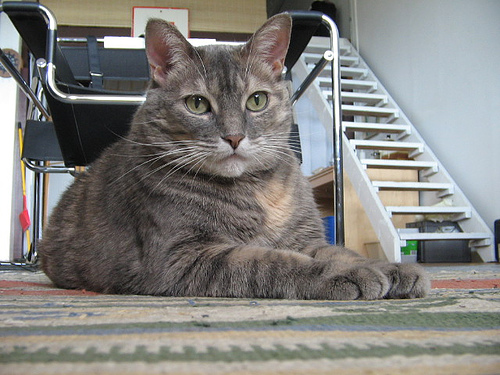
#> input picture src/data/extracted_images/n02123045/n02123045_10187.JPEG, 500 x 375 px; its folder holds only this picture in this run
$ python process_imagenet.py
#> lines starting #> are read from the running program, lines starting #| are printed output that depends on the picture
import os
from PIL import Image
import cv2
import numpy as np
from tqdm import tqdm

# 设置路径与参数
EXTRACT_DIR = './extracted_images'      # 解压后的原始图像
OUTPUT_DIR = './processed_images-ref'       # 增强并统一尺寸后的图像
HIST_DIR = os.path.join(OUTPUT_DIR, 'histograms')  # 直方图保存路径
TARGET_SIZE = (256, 256)                # 图像标准化尺寸
ENHANCE_MODE = ['equalize', 'clahe', 'stretch', 'gamma']

os.makedirs(OUTPUT_DIR, exist_ok=True)
os.makedirs(HIST_DIR, exist_ok=True)


# Step 2: 多种图像增强方法实现
def enhance_histogram(img_np, mode):
    # 转换为 YCrCb 颜色空间，提取亮度通道 Y
    ycrcb = cv2.cvtColor(img_np, cv2.COLOR_RGB2YCrCb)
    y = ycrcb[:, :, 0]
    y_ori = y.copy()

    if mode == 'equalize':
        # 方式 1：全局直方图均衡化（最常用）
        y_eq = cv2.equalizeHist(y)

    elif mode == 'clahe':
        # 方式 2：自适应直方图均衡化（局部增强 + 限制对比度）
        clahe = cv2.createCLAHE(clipLimit=2.0, tileGridSize=(8, 8))
        y_eq = clahe.apply(y)

    elif mode == 'stretch':
        # 方式 3：线性对比度拉伸，将 y 范围归一化到 [0, 255]
        y_min, y_max = np.min(y), np.max(y)
        if y_max - y_min < 1:
            # 避免除以接近零造成黑图
            y_eq = y.copy()
            print(f"⚠️ Stretch skipped due to narrow dynamic range: min={y_min}, max={y_max}")
        else:
            # 使用 float 精度进行拉伸，再转回 uint8
            y_eq = ((y.astype(np.float32) - y_min) * 255.0 / (y_max - y_min)).clip(0, 255).astype(np.uint8)

    elif mode == 'gamma':
        # 方式 4：Gamma 校正（提升暗部细节）
        gamma = 1.5  # 可调整为 <1（提亮）或 >1（压暗）
        y_norm = y / 255.0
        y_eq = np.power(y_norm, gamma) * 255
        y_eq = np.clip(y_eq, 0, 255).astype(np.uint8)

    else:
        raise ValueError(f"未知增强模式：{ENHANCE_MODE}")

    # 将增强后的 Y 通道与原 CrCb 合并，转回 RGB
    ycrcb[:, :, 0] = y_eq
    enhanced = cv2.cvtColor(ycrcb, cv2.COLOR_YCrCb2RGB)
    return enhanced, y_ori, y_eq

def draw_histogram_comparison(original_y, enhanced_y, out_path, title):
    import matplotlib.pyplot as plt

    fig, axes = plt.subplots(1, 2, figsize=(10, 4), sharey=True)

    # 左图：增强前
    axes[0].hist(original_y.ravel(), bins=256, range=[0, 256], color='blue', alpha=0.7)
    axes[0].set_title('Before Enhancement')
    axes[0].set_xlabel('Pixel Intensity')
    axes[0].set_ylabel('Frequency')

    # 右图：增强后
    axes[1].hist(enhanced_y.ravel(), bins=256, range=[0, 256], color='red', alpha=0.7)
    axes[1].set_title('After Enhancement')
    axes[1].set_xlabel('Pixel Intensity')

    fig.suptitle(f'Y Channel Histogram Comparison: {title}', fontsize=12)
    fig.tight_layout(rect=[0, 0.03, 1, 0.95])
    plt.savefig(out_path)
    plt.close()

# Step 3: 遍历图像并处理
for synset in tqdm(os.listdir(EXTRACT_DIR), desc='Processing synsets'):
    synset_path = os.path.join(EXTRACT_DIR, synset)
    output_synset_path = os.path.join(OUTPUT_DIR, synset)
    os.makedirs(output_synset_path, exist_ok=True)

    for img_file in os.listdir(synset_path):
        if not img_file.lower().endswith(('.jpg', '.jpeg', '.png')):
            continue
        img_path = os.path.join(synset_path, img_file)
        try:
            with Image.open(img_path) as img:
#> img is the input picture: PIL image 500x375 RGB; mean R, G, B 131, 129.7, 126.4
                img = img.convert('RGB')
                img = img.resize(TARGET_SIZE, Image.Resampling.LANCZOS)
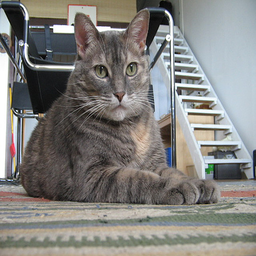
#> img: PIL image 256x256 RGB; mean R, G, B 131, 129.7, 126.3
                img_np = np.array(img)

                for mode in ENHANCE_MODE:
                    # enhance the image
                    img_enhanced, y_before, y_after = enhance_histogram(img_np, mode)

                    # Path: the enhanced image
                    mode_output_path = os.path.join(output_synset_path, mode)
                    os.makedirs(mode_output_path, exist_ok=True)
                    img_path = os.path.join(mode_output_path, img_file)

                    # Path: the histogram comparison
                    hist_output_path = os.path.join(HIST_DIR, mode)
                    os.makedirs(hist_output_path, exist_ok=True)
                    hist_path = os.path.join(hist_output_path, f"{os.path.splitext(img_file)[0]}_hist.png")

                    # Skip
                    if os.path.exists(img_path) and os.path.exists(hist_path):
                        print(f"⚠️ 跳过已存在的图像: {img_path} 和直方图: {hist_path}")
                        continue

                    # Save the enhanced image and histogram
                    Image.fromarray(img_enhanced).save(img_path, 'JPEG')
                    draw_histogram_comparison(y_before, y_after, hist_path, f"{synset}/{img_file} [{mode}]")

                    print(f"✅ {mode.upper()}增强完成: {img_path}")
#> this loop made 4 passes
#> (y_min in enhance_histogram, y_max in enhance_histogram) on pass 3: (1, 255)
#> pass 1, in enhance_histogram, `y = ycrcb[:, :, 0]`:
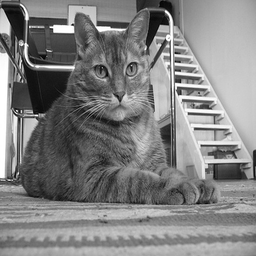
#> y: shape (256, 256); min 1, max 255, mean 129.7
#> pass 1, in enhance_histogram, `y_eq = cv2.equalizeHist(y)`:
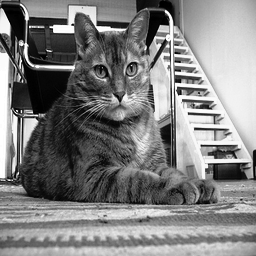
#> y_eq: shape (256, 256); min 0, max 255, mean 128.2
#> pass 1, in enhance_histogram, `enhanced = cv2.cvtColor(ycrcb, cv2.COLOR_YCrCb2RGB)`:
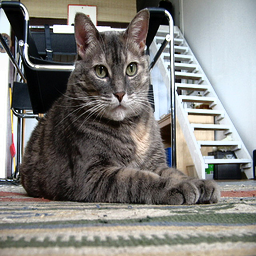
#> enhanced: shape (256, 256, 3); mean R, G, B 129.5, 128.2, 124.7
#> pass 1, in draw_histogram_comparison, `plt.savefig(out_path)`:
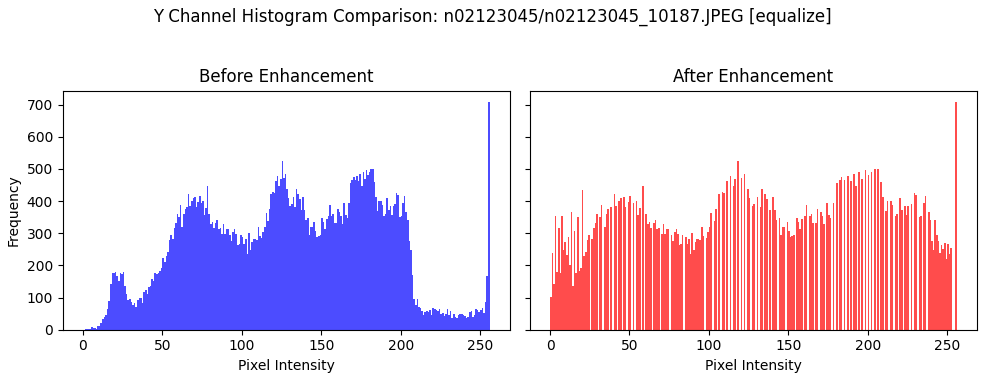
#> figure drawn by matplotlib, 2 panels; panel 1: tallest bar 708 high, from x = 255 to 256
#> pass 2, in draw_histogram_comparison (call 2), `plt.savefig(out_path)`:
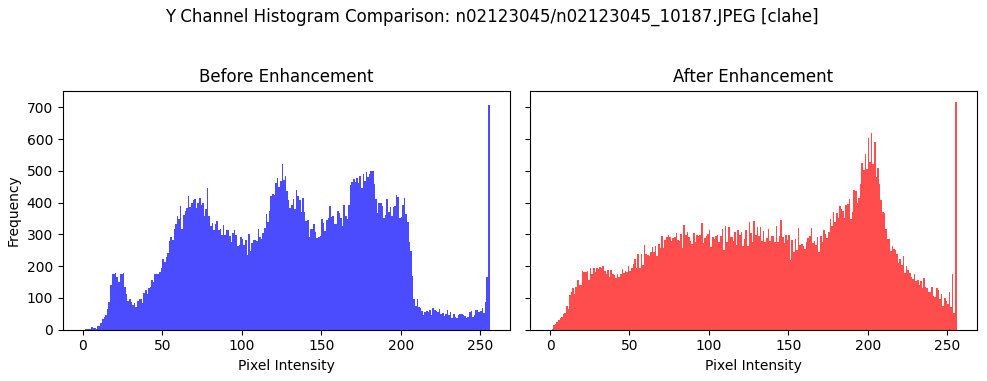
#> figure drawn by matplotlib, 2 panels; panel 1: tallest bar 708 high, from x = 255 to 256
#> after the loop:
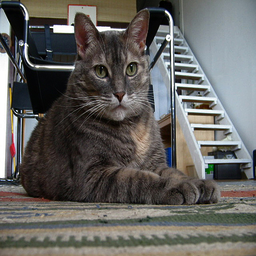
#> img_enhanced: shape (256, 256, 3); mean R, G, B 99.9, 98.6, 95.2

        except Exception as e:
            print(f"❌ 跳过损坏图像: {img_path}, 错误: {e}")
#> pass 2 of the loop `for synset in tqdm(os.listdir(EXTRACT_DIR), desc='Processing synsets'):`:
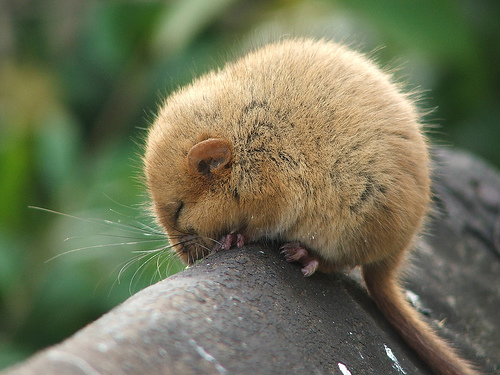
#> input picture src/data/extracted_images/n02352591/n02352591_1092.JPEG, 500 x 375 px
#> img is the input picture: PIL image 500x375 RGB; mean R, G, B 112, 114.5, 87.3
#> img: PIL image 256x256 RGB
#> the loop `for mode in ENHANCE_MODE:` made 4 passes
#> (y_min in enhance_histogram, y_max in enhance_histogram) on pass 3: (11, 255)
#> (printed output is left out)
#> pass 2, in draw_histogram_comparison (call 6), `plt.savefig(out_path)`:
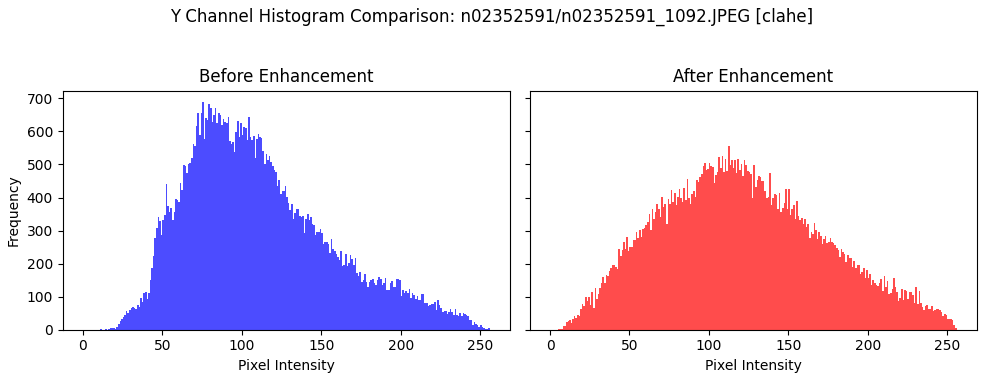
#> figure drawn by matplotlib, 2 panels; panel 1: tallest bar 689 high, from x = 75 to 76
#> after the loop `for mode in ENHANCE_MODE:`:
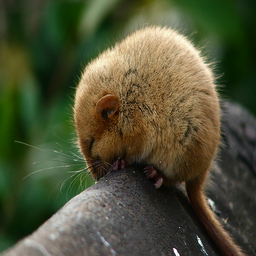
#> img_enhanced: shape (256, 256, 3); mean R, G, B 78.3, 80.8, 53.8
